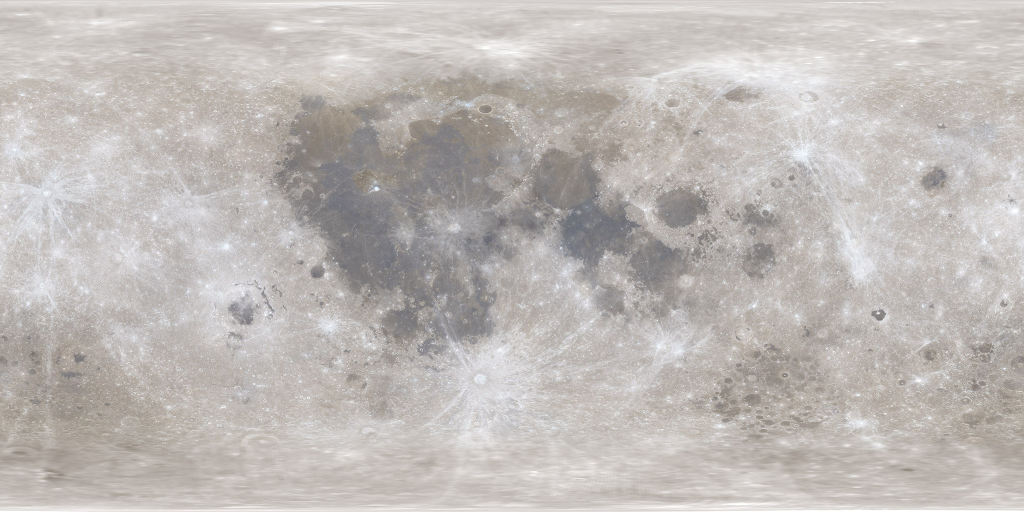
#> input picture assets/scene/seated/materials/moon-lroc-2k.jpg, 2048 x 1024 px (shown at 1/2 size)
$ python build_moon.py
#> lines starting #> are read from the running program, lines starting #| are printed output that depends on the picture
"""Orthographic lunar sphere from NASA LROC albedo; illuminated from upper left."""
import numpy as np
from PIL import Image
from pathlib import Path
ROOT=Path(__file__).resolve().parents[1];out=ROOT/'assets/scene/seated';N=1024
tex=np.array(Image.open(Path(__file__).resolve().parents[1]/'assets/scene/seated/materials/moon-lroc-2k.jpg').convert('RGB'))/255
Y,X=np.mgrid[:N,:N];x=(X+.5-N/2)/(N/2-2);y=-(Y+.5-N/2)/(N/2-2);r=x*x+y*y;z=np.sqrt(np.maximum(0,1-r))
# View at longitude 0, the familiar lunar near side. Supersampled round limb.
u=(np.arctan2(x,z)/(2*np.pi)+.5)*(tex.shape[1]-1);v=(.5-np.arcsin(np.clip(y,-1,1))/np.pi)*(tex.shape[0]-1)
#> after `u = (np.arctan2(x, z) / (2 * np.pi) + 0.5) * (tex.shape[1] - 1)`:
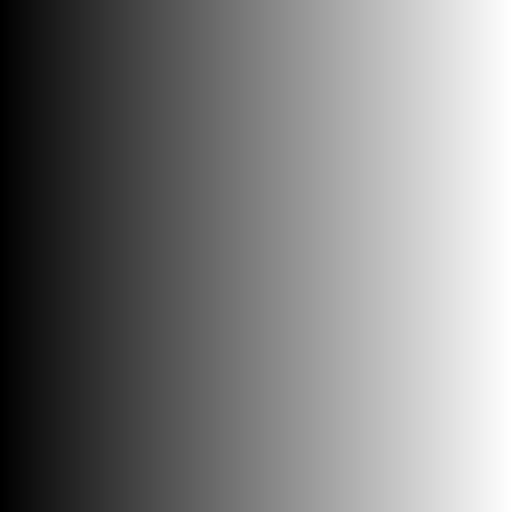
#> x: shape (1024, 1024) float64 (shown at 1/2 size); min -1, max 1, mean 0; drawn with min black and max white
#> after `v = (0.5 - np.arcsin(np.clip(y, -1, 1)) / np.pi) * (tex.shape[0] - 1)`:
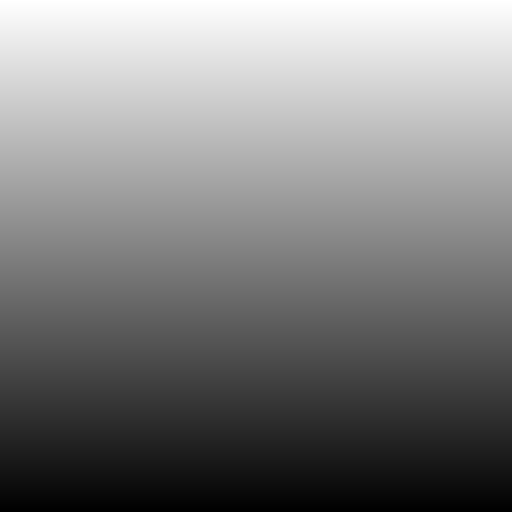
#> y: shape (1024, 1024) float64 (shown at 1/2 size); min -1, max 1, mean 4.08e-17; drawn with min black and max white
from scipy.ndimage import map_coordinates
albedo=np.stack([map_coordinates(tex[:,:,i],[v,u],order=1) for i in range(3)],2)
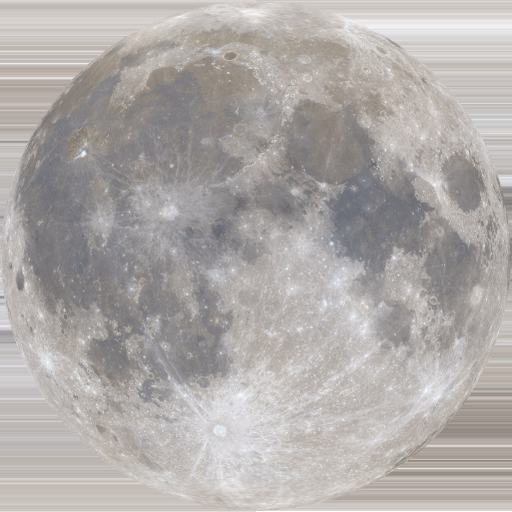
#> albedo: shape (1024, 1024, 3) float64 (shown at 1/2 size); mean R, G, B 0.687, 0.67, 0.662
light=np.array([-.86,.24,.45]);light/=np.linalg.norm(light)
shade=np.maximum(0,x*light[0]+y*light[1]+z*light[2]);rgb=np.clip(albedo*(.07+shade[:,:,None]*1.8),0,1)
#> after `rgb = np.clip(albedo * (0.07 + shade[:, :, None] * 1.8), 0, 1)`:
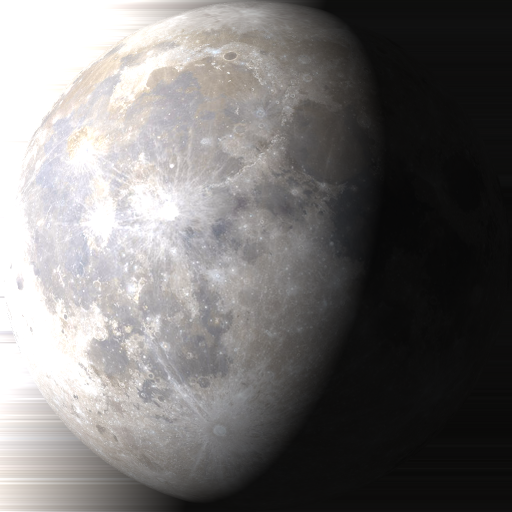
#> rgb: shape (1024, 1024, 3) float64 (shown at 1/2 size); mean R, G, B 0.462, 0.453, 0.45
a=np.clip((1-r)*N/3,0,1);result=np.dstack([rgb,a]);im=Image.fromarray((result*255).astype('uint8'))
#> after `result = np.dstack([rgb, a])`:
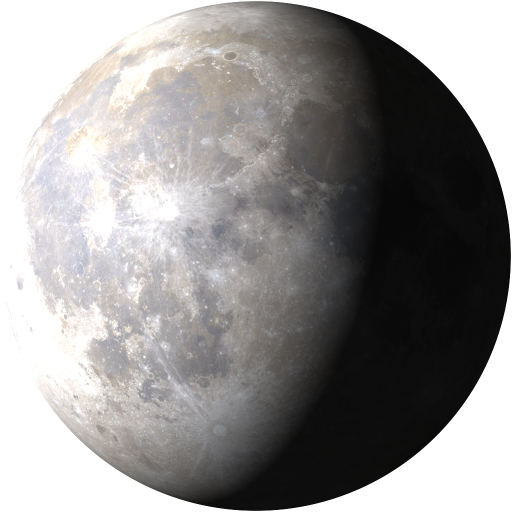
#> result: shape (1024, 1024, 4) float64 (shown at 1/2 size); mean R, G, B, A 0.462, 0.453, 0.45, 0.778; transparent parts drawn white
im.save(out/'moon.webp',quality=96);im.resize((512,512),Image.Resampling.LANCZOS).save(out/'moon-mobile.webp',quality=94)
#> after `im.save(out / 'moon.webp', quality=96)`:
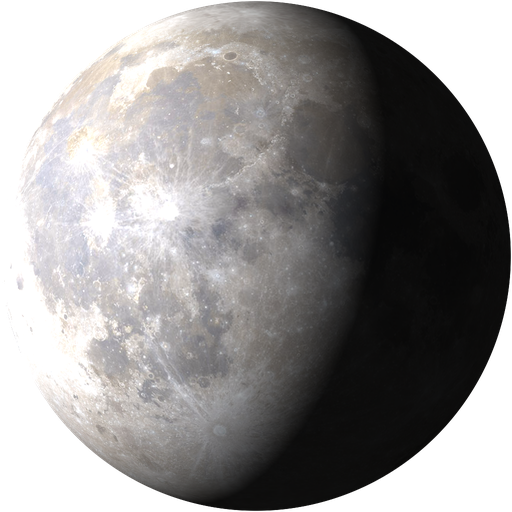
#> saved as moon-mobile.webp: PIL image 512x512 RGBA; mean R, G, B, A 93, 91, 90.5, 198.4; transparent parts drawn white
